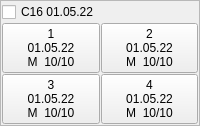
          <widget class="QFrame" name="frame_80">
           <property name="frameShape">
            <enum>QFrame::StyledPanel</enum>
           </property>
           <property name="frameShadow">
            <enum>QFrame::Raised</enum>
           </property>
           <layout class="QHBoxLayout" name="horizontalLayout_18">
            <property name="spacing">
             <number>1</number>
            </property>
            <property name="leftMargin">
             <number>1</number>
            </property>
            <property name="topMargin">
             <number>1</number>
            </property>
            <property name="rightMargin">
             <number>1</number>
            </property>
            <property name="bottomMargin">
             <number>1</number>
            </property>
            <item>
             <layout class="QGridLayout" name="gridLayout_80">
              <property name="leftMargin">
               <number>0</number>
              </property>
              <item row="1" column="1">
               <widget class="QPushButton" name="pushButton_320">
                <property name="text">
                 <string>2
01.05.22
M  10/10</string>
                </property>
               </widget>
              </item>
              <item row="0" column="0" colspan="2">
               <widget class="QCheckBox" name="A1_80">
                <property name="text">
                 <string>C16 01.05.22</string>
                </property>
               </widget>
              </item>
              <item row="1" column="0">
               <widget class="QPushButton" name="pushButton_321">
                <property name="text">
                 <string>1
01.05.22
M  10/10</string>
                </property>
               </widget>
              </item>
              <item row="2" column="1">
               <widget class="QPushButton" name="pushButton_322">
                <property name="text">
                 <string>4
01.05.22
M  10/10</string>
                </property>
               </widget>
              </item>
              <item row="2" column="0">
               <widget class="QPushButton" name="pushButton_323">
                <property name="text">
                 <string>3
01.05.22
M  10/10</string>
                </property>
               </widget>
              </item>
             </layout>
            </item>
           </layout>
          </widget>
